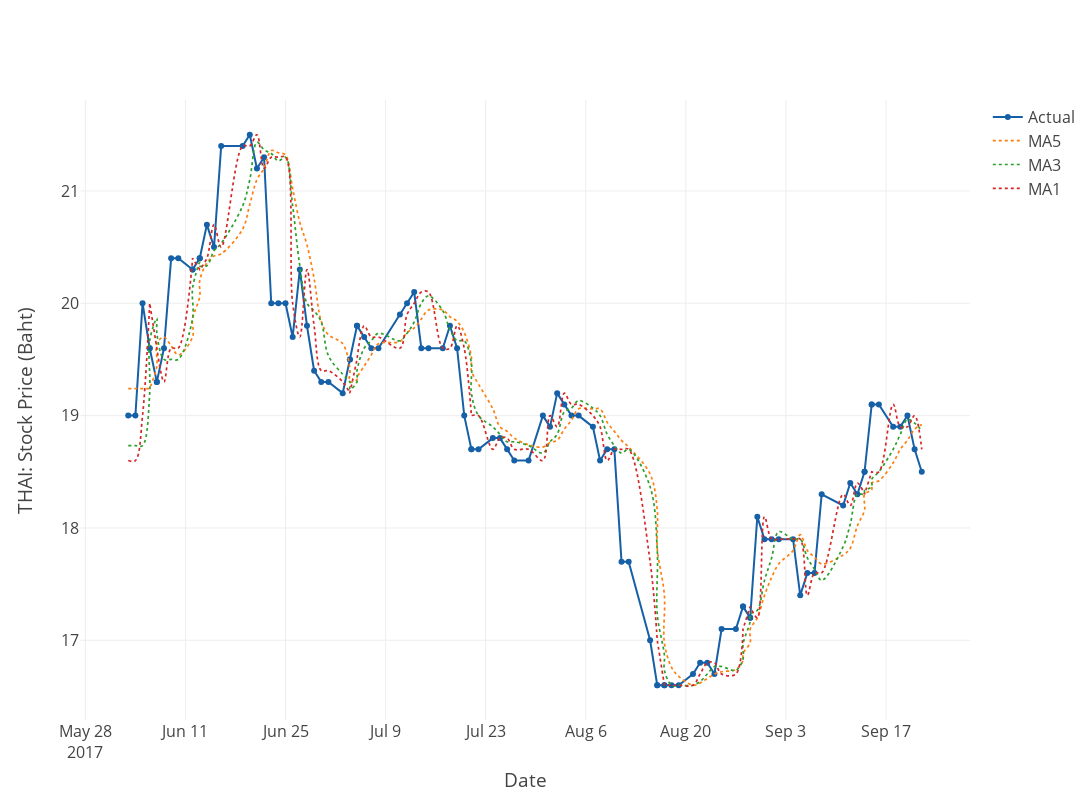

Here is the notebook cell this chart was saved with:
### Code cell
trace0 = go.Scatter(
    x = x_tmp.index,
    y = y_tmp,
    mode='lines+markers',
    name = 'Actual',
    line = dict(
#         color = ('rgb(205, 12, 24)'),
        color = ('rgb(22, 96, 167)'),
        width = 2)
)
trace1 = go.Scatter(
    x = x_tmp.index,
    y = y_regr,
    mode='lines+markers',
    name = 'Baseline',
    line = dict(
#         color = ('rgb(22, 96, 167)'),
        dash = 'dash',
        width = 2)
)

trace2 = go.Scatter(
    x = x_tmp.index,
    y = x_tmp['MA5'],
    mode='lines',
    name = 'MA5',
    line = dict(
#         color = ('rgb(22, 96, 167)'),
        dash = 'dot',
        shape='spline',
        width = 1.7)
)

trace3 = go.Scatter(
    x = x_tmp.index,
    y = x_tmp['MA3'],
    mode='lines',
    name = 'MA3',
    line = dict(
#         color = ('rgb(22, 96, 167)'),
        dash = 'dot',
        shape='spline',
        width = 1.7)
)

trace4 = go.Scatter(
    x = x_tmp.index,
    y = x_tmp['MA1'],
    mode='lines',
    name = 'MA1',
    line = dict(
#         color = ('rgb(22, 96, 167)'),
        dash = 'dot',
        shape='spline',
        width = 1.7
    )
)

trace5 = go.Scatter(
    x = x_tmp.index,
    y = y_ensemble,
    mode='lines+markers',
    name = 'Ensemble',
    line = dict(
        color = ('rgb(22, 96, 167)'),
        width = 1.7
    )
)

data = [trace0, trace2, trace3, trace4]

# Edit the layout
layout = dict(title = '',
              xaxis = dict(title = 'Date'),
              yaxis = dict(title = 'THAI: Stock Price (Baht)'),
              font=dict(size=16),
              height=800,
              width=1600
             )
fig = go.Figure(data=data, layout=layout)
iplot(fig)
